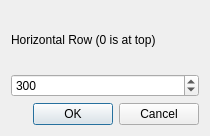
<?xml version="1.0" encoding="UTF-8"?>
<ui version="4.0">
 <class>wftExaminer</class>
 <widget class="QDialog" name="wftExaminer">
  <property name="geometry">
   <rect>
    <x>0</x>
    <y>0</y>
    <width>210</width>
    <height>136</height>
   </rect>
  </property>
  <property name="windowTitle">
   <string>Dialog</string>
  </property>
  <layout class="QVBoxLayout" name="verticalLayout">
   <item>
    <widget class="QLabel" name="label">
     <property name="text">
      <string>Horizontal Row (0 is at top)</string>
     </property>
    </widget>
   </item>
   <item>
    <widget class="QSpinBox" name="spinBox">
     <property name="maximum">
      <number>700</number>
     </property>
     <property name="value">
      <number>300</number>
     </property>
    </widget>
   </item>
   <item>
    <widget class="QDialogButtonBox" name="buttonBox">
     <property name="orientation">
      <enum>Qt::Horizontal</enum>
     </property>
     <property name="standardButtons">
      <set>QDialogButtonBox::Cancel|QDialogButtonBox::Ok</set>
     </property>
    </widget>
   </item>
  </layout>
 </widget>
 <resources/>
 <connections>
  <connection>
   <sender>buttonBox</sender>
   <signal>accepted()</signal>
   <receiver>wftExaminer</receiver>
   <slot>accept()</slot>
   <hints>
    <hint type="sourcelabel">
     <x>248</x>
     <y>254</y>
    </hint>
    <hint type="destinationlabel">
     <x>157</x>
     <y>274</y>
    </hint>
   </hints>
  </connection>
  <connection>
   <sender>buttonBox</sender>
   <signal>rejected()</signal>
   <receiver>wftExaminer</receiver>
   <slot>reject()</slot>
   <hints>
    <hint type="sourcelabel">
     <x>316</x>
     <y>260</y>
    </hint>
    <hint type="destinationlabel">
     <x>286</x>
     <y>274</y>
    </hint>
   </hints>
  </connection>
 </connections>
</ui>
